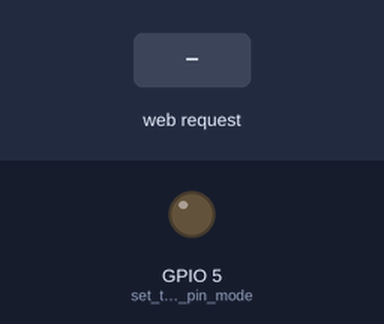
A sketch run on a simulated ESP32. On the bench: output pins drawn as LEDs (lit = HIGH). The test bench sets the inputs (shaded band). WiFi joins after 1.5 s; servers stay silent unless stated; what the sketch prints to the serial monitor is not drawn.

Above: at 2.7 s.
2.8 s: HTTP request GET /C-H received
At 3.1 s:
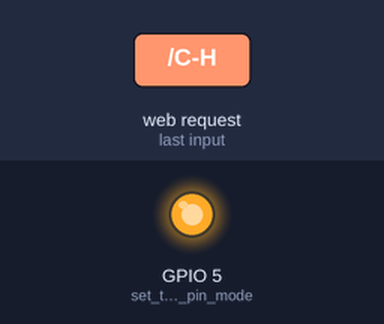
4.3 s: HTTP request GET /A-H received
At 5.5 s:
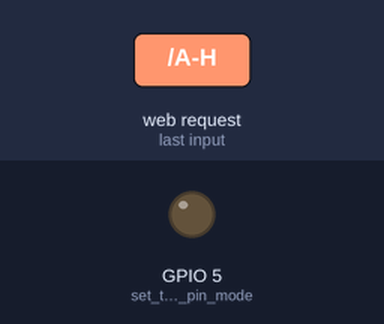
Timing chart, 0 to 7.3 s (numbered marks = the images above; inputs shaded):
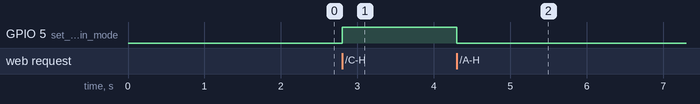

Measured:
- after the input at 2.8 s, GPIO 5 (set_the_LED_pin_mode): LOW → HIGH at once
- after the input at 4.3 s, GPIO 5 (set_the_LED_pin_mode): HIGH → LOW at once

The sketch:

SimpleWiFiServer_copy_20240529201316.ino
```cpp
#define RxD2 3
#define TxD2 1
#include <HardwareSerial.h>
#include <WiFi.h>

const char* ssid     = "red 12";
const char* password = "del1al800";
HardwareSerial SerialPort(2); // Instancia del puerto Serial2

WiFiServer server(80);

void setup()
{
    Serial.begin(115200);        // Monitor serie

    pinMode(5, OUTPUT);      // set the LED pin mode

    delay(10);

    // We start by connecting to a WiFi network

    Serial.println();
    Serial.println();
    Serial.print("Connecting to ");
    Serial.println(ssid);

    WiFi.begin(ssid, password);

    while (WiFi.status() != WL_CONNECTED) {
        delay(500);
        Serial.print(".");
    }

    Serial.println("");
    Serial.println(WiFi.localIP());
    Serial.println("WiFi connected.");
    Serial.println("IP address: ");


    server.begin();
    SerialPort.begin(9600, SERIAL_8N1, RxD2, TxD2); // Configurar Serial2 con RX y TX

}

void loop(){
 WiFiClient client = server.available();   // listen for incoming clients

  if (client) {                             // if you get a client,
    Serial.println("New Client.");           // print a message out the serial port
    String currentLine = "";                // make a String to hold incoming data from the client
    while (client.connected()) {            // loop while the client's connected
      if (client.available()) {             // if there's bytes to read from the client,
        char c = client.read();             // read a byte, then
        Serial.write(c);                    // print it out the serial monitor
        if (c == '\n') {                    // if the byte is a newline character

          // if the current line is blank, you got two newline characters in a row.
          // that's the end of the client HTTP request, so send a response:
          if (currentLine.length() == 0) {
            // HTTP headers always start with a response code (e.g. HTTP/1.1 200 OK)
            // and a content-type so the client knows what's coming, then a blank line:
            client.println("HTTP/1.1 200 OK");
            client.println("Content-type:text/html");
            client.println();

            // the content of the HTTP response follows the header:
            client.print("Click <a href=\"/C-H\">here</a> to turn the LED on pin 5 on.<br>");
            client.print("Click <a href=\"/A-H\">here</a> to turn the LED on pin 5 off.<br>");

            // The HTTP response ends with another blank line:
            client.println();
            // break out of the while loop:
            break;
          } else {    // if you got a newline, then clear currentLine:
            currentLine = "";
          }
        } else if (c != '\r') {  // if you got anything else but a carriage return character,
          currentLine += c;      // add it to the end of the currentLine
        }

        // Check to see if the client request was "GET /H" or "GET /L":
        if (currentLine.endsWith("GET /C-H")) {
          digitalWrite(5, HIGH);
          SerialPort.println("1");               // GET /H turns the LED on

        }
        if (currentLine.endsWith("GET /A-H")) {
          digitalWrite(5, LOW);
          SerialPort.println("0");              // GET /L turns the LED off
        }
      }
    }
    // close the connection:
    client.stop();
    Serial.println("Client Disconnected.");
  }
}


/*


void setup() {

}

void loop() {
  // Enviar datos al Arduino Mega


  // Leer datos del Arduino Mega
  if (SerialPort.available()) {
    String dataFromArduino = SerialPort.readStringUntil('\n');
    Serial.print("Datos recibidos del Arduino Mega: ");
    Serial.println(dataFromArduino);
  }

  delay(1000); // Esperar 1 segundo
}*/
```
